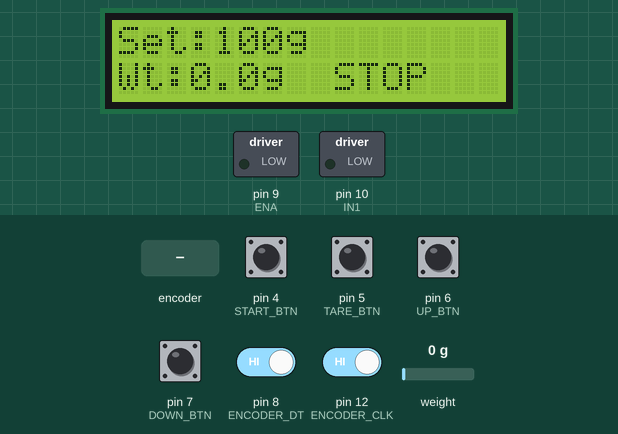
Simulated run of this sketch. Board: Arduino Uno, built with avr-gcc and run on an emulated ATmega328P. Shown: 16×2 character LCD, switched loads named in the sketch (green lamp = pin HIGH). Inputs (shaded band) come from the test bench; at power-on: pin 4 (START_BTN), pin 5 (TARE_BTN), pin 6 (UP_BTN), pin 7 (DOWN_BTN), pin 8 (ENCODER_DT), pin 12 (ENCODER_CLK) HIGH, weight on the scale 0 g. What the sketch prints to the serial monitor is not drawn.

Above: at 3.1 s.
3.2 s: pin 4 (START_BTN) pulled LOW for 1 s
At 5.0 s:
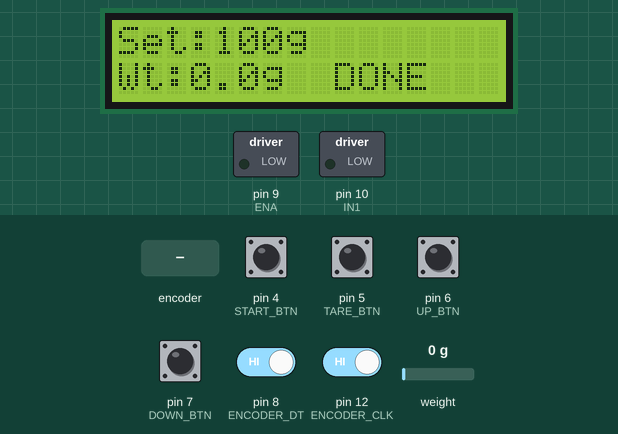
5.7 s: pin 5 (TARE_BTN) pulled LOW for 0.15 s
At 6.6 s:
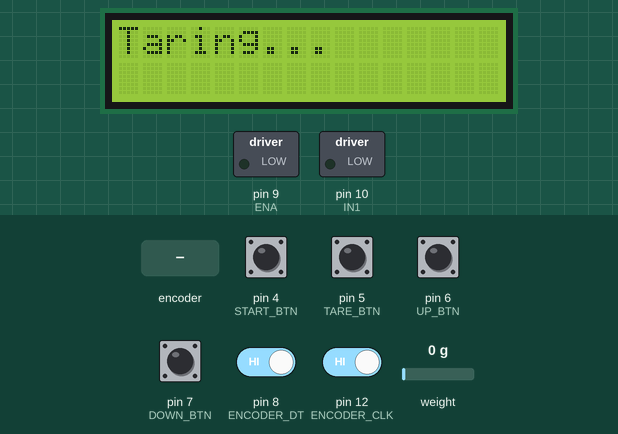
8.3 s: rotary encoder on pin 12 (ENCODER_CLK) / pin 8 (ENCODER_DT) turned 3 steps (first pin leading)
At 9.3 s:
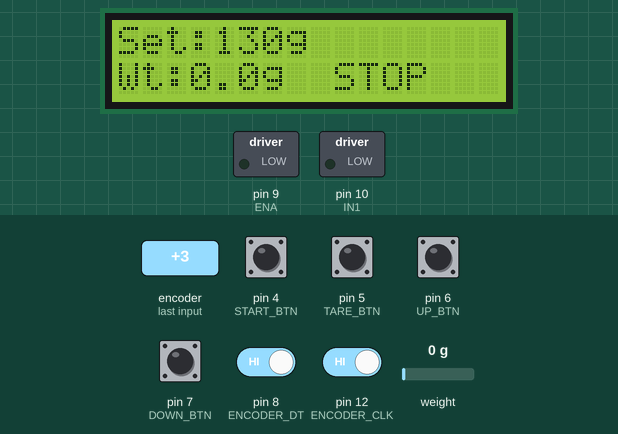
10.4 s: pin 4 (START_BTN) pulled LOW for 0.15 s
At 10.7 s:
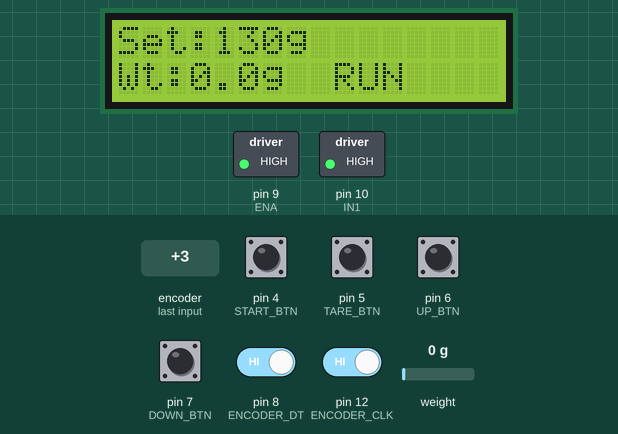
12.0 s: weight on the scale set to 39 g
At 12.8 s:
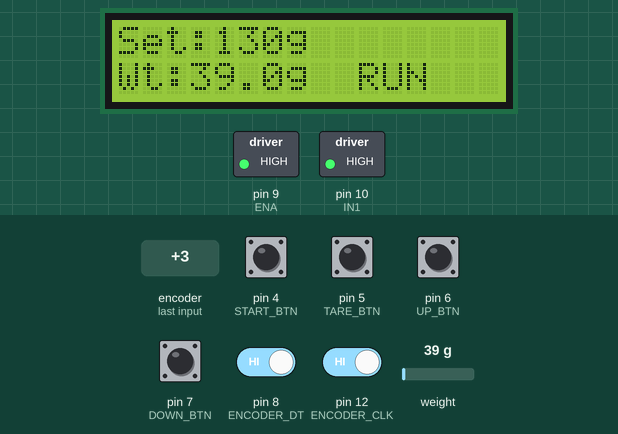
13.8 s: weight on the scale set to 48 g
At 15.3 s:
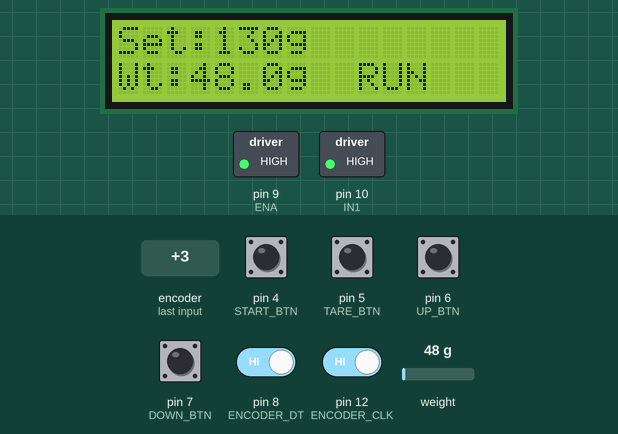
Timing chart, 0 to 16.4 s (numbered marks = the images above; inputs shaded):
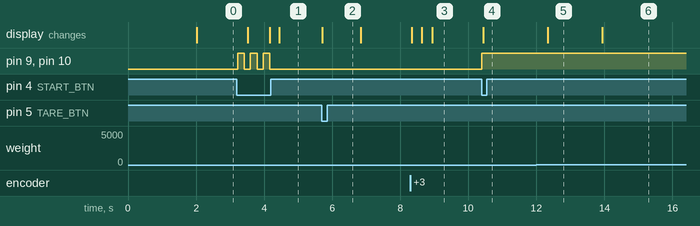

The sketch:

Liquid_Filling_BTN_DC_MTR_with_Rotary_Encoder.ino
```cpp
#include <HX711_ADC.h>
#include <Wire.h>
#include <LiquidCrystal_I2C.h>
#include <PID_v1.h>
#include <EEPROM.h>

// ---------------- LCD ----------------
LiquidCrystal_I2C lcd(0x27, 16, 2);

// ---------------- HX711 ----------------
#define HX711_DT  3
#define HX711_SCK 2

HX711_ADC LoadCell(HX711_DT , HX711_SCK);

// Change this after calibration
float calibration_factor = 198.40;
float overshootComp = 1.0;   // grams the system dribbles after cutoff — tune this

// ---------------- Buttons ----------------
#define START_BTN 4
#define TARE_BTN  5
#define UP_BTN    6
#define DOWN_BTN  7

// ---------------- Rotary Encoder ----------------
// Connect encoder CLK to A0 and DT to A1
#define ENCODER_CLK 12
#define ENCODER_DT  8

int lastEncoderCLKState = HIGH;

// ---------------- L298 Motor Driver ----------------
#define ENA 9      // PWM pin
#define IN1 10

// ---------------- PID Variables ----------------
double Setpoint;     // Target weight in grams
double Input;        // Current weight in grams
double Output;       // PWM output to pump

// PID tuning values - adjust experimentally
double Kp = 8.0;
double Ki = 0.4;
double Kd = 1.2;

PID myPID(&Input, &Output, &Setpoint, Kp, Ki, Kd, DIRECT);

// ---------------- Filling Settings ----------------
int targetWeight = 100;        // Default filling weight in grams
int minTarget = 10;
int maxTarget = 1000;

int minPWM = 10;               // Minimum pump PWM to start flow
int maxPWM = 255;

float stopTolerance = 0.5;     // Acceptable error in grams
float slowZone = 40.0;         // Pump slows down near target

bool filling = false;
bool processDone = false;

// ---------------- Button debounce ----------------
unsigned long lastButtonTime = 0;
const unsigned long debounceDelay = 180;

// ---------------- Timing ----------------
unsigned long lastLCDUpdate = 0;
const unsigned long lcdInterval = 300;

void setup() {
  Serial.begin(9600);

  pinMode(START_BTN, INPUT_PULLUP);
  pinMode(TARE_BTN, INPUT_PULLUP);
  pinMode(UP_BTN, INPUT_PULLUP);
  pinMode(DOWN_BTN, INPUT_PULLUP);

  pinMode(ENCODER_CLK, INPUT_PULLUP);
  pinMode(ENCODER_DT, INPUT_PULLUP);
  lastEncoderCLKState = digitalRead(ENCODER_CLK);

  pinMode(ENA, OUTPUT);
  pinMode(IN1, OUTPUT);

  stopPump();

  lcd.begin();
  lcd.backlight();

  lcd.setCursor(0, 0);
  lcd.print(" Welcome Madam  ");
  Serial.println("Liquid Filling");


  lcd.setCursor(0, 1);
  lcd.print("    Rabbie!    ");
  Serial.println("System Starting");
  delay(1500);

  LoadCell.begin();
  LoadCell.setCalFactor(calibration_factor);
  LoadCell.tare();

  Setpoint = targetWeight;

  myPID.SetMode(AUTOMATIC);
  myPID.SetOutputLimits(0, maxPWM);
  myPID.SetSampleTime(100);

  lcd.clear();
}

void loop() {
  readWeight();
  handleButtons();
  handleEncoder();

  if (filling) {
    runFillingProcess();
  }

  updateLCD();
}

// ---------------- Read Load Cell ----------------
void readWeight() {
  if (LoadCell.update()) {
    Input = LoadCell.getData();

    if (Input < 0) {
      Input = 0;
    }
  }
}

// ---------------- Buttons ----------------
void handleButtons() {
  if (millis() - lastButtonTime < debounceDelay) return;

  if (digitalRead(START_BTN) == LOW ) {
    lastButtonTime = millis();

    if (!filling) {
      startFilling();
    } else {
      stopFilling();
    }
  }

  if (digitalRead(TARE_BTN) == LOW && !filling) {
    lastButtonTime = millis();

    lcd.clear();
    lcd.setCursor(0, 0);
    lcd.print("Taring...");
    Serial.println("Taring...");
    LoadCell.tare();
    delay(700);
    processDone = false;
  }

  if (digitalRead(UP_BTN) == LOW && !filling) {
    lastButtonTime = millis();

    targetWeight += 10;
    if (targetWeight > maxTarget) targetWeight = maxTarget;

    Setpoint = targetWeight;
    processDone = false;
  }

  if (digitalRead(DOWN_BTN) == LOW && !filling) {
    lastButtonTime = millis();

    targetWeight -= 10;
    if (targetWeight < minTarget) targetWeight = minTarget;

    Setpoint = targetWeight;
    processDone = false;
  }
}

// ---------------- Rotary Encoder ----------------
void handleEncoder() {
  if (filling) return;

  int currentEncoderCLKState = digitalRead(ENCODER_CLK);

  if (currentEncoderCLKState != lastEncoderCLKState) {
    if (currentEncoderCLKState == LOW) {
      if (digitalRead(ENCODER_DT) != currentEncoderCLKState) {
        targetWeight += 10;
        if (targetWeight > maxTarget) targetWeight = maxTarget;
      } else {
        targetWeight -= 10;
        if (targetWeight < minTarget) targetWeight = minTarget;
      }

      Setpoint = targetWeight;
      processDone = false;
    }
  }

  lastEncoderCLKState = currentEncoderCLKState;
}

// ---------------- Start Filling ----------------
void startFilling() {
  Setpoint = targetWeight - overshootComp;

  filling = true;
  processDone = false;

  myPID.SetMode(MANUAL);
  Output = 0;
  myPID.SetMode(AUTOMATIC);

  digitalWrite(IN1, HIGH);
}

// ---------------- Stop Filling ----------------
void stopFilling() {
  filling = false;
  processDone = true;
  stopPump();
}

// ---------------- PID Filling Logic ----------------
void runFillingProcess() {
  float error = Setpoint - Input;

  if (error <= stopTolerance) {
    stopFilling();
    return;
  }

  myPID.Compute();

  int pwmValue = constrain((int)Output, 0, maxPWM);

  /*
    Extra correction:
    Near the target weight, limit the maximum PWM.
    This reduces overshoot caused by pump delay and liquid inertia.
  */
  if (error < slowZone) {
    int limitedPWM = map(error, 0, slowZone, minPWM, maxPWM);
    pwmValue = constrain(pwmValue, minPWM, limitedPWM);
  }

  if (pwmValue > 0 && pwmValue < minPWM) {
    pwmValue = minPWM;
  }

  analogWrite(ENA, pwmValue);

  Serial.print("Set: ");
  Serial.print(Setpoint);
  Serial.print(" g | Weight: ");
  Serial.print(Input);
  Serial.print(" g | PWM: ");
  Serial.println(pwmValue);
}

// ---------------- Stop Pump ----------------
void stopPump() {
  analogWrite(ENA, 0);
  digitalWrite(IN1, LOW);
}

// ---------------- LCD Display ----------------
void updateLCD() {
  if (millis() - lastLCDUpdate < lcdInterval) return;
  lastLCDUpdate = millis();

  lcd.setCursor(0, 0);
  lcd.print("Set:");
  lcd.print(targetWeight);
  lcd.print("g     ");

  lcd.setCursor(0, 1);
  lcd.print("Wt:");
  lcd.print(Input, 1);
  lcd.print("g ");

  if (filling) {
    lcd.print(" RUN ");
  } else if (processDone) {
    lcd.print(" DONE");
  } else {
    lcd.print(" STOP");
  }
}
```

Measured:
- after the input at 3.2 s, pin 9 (ENA), pin 10 (IN1): alternates HIGH for 0.19 s and LOW for 0.18 s, 6 changes in all, then stays LOW, starting at once; the display: changes after 0.32 s (image 1)
- after the input at 5.7 s, the display: changes at once (image 2)
- after the input at 8.3 s, the display: first changes at once (image 3 shows a later state)
- after the input at 10.4 s, pin 9 (ENA), pin 10 (IN1): LOW → HIGH at once; the display: changes after 0.05 s (image 4)
- after the input at 12.0 s, the display: changes after 0.33 s (image 5)
- after the input at 13.8 s, the display: changes after 0.13 s (image 6)
